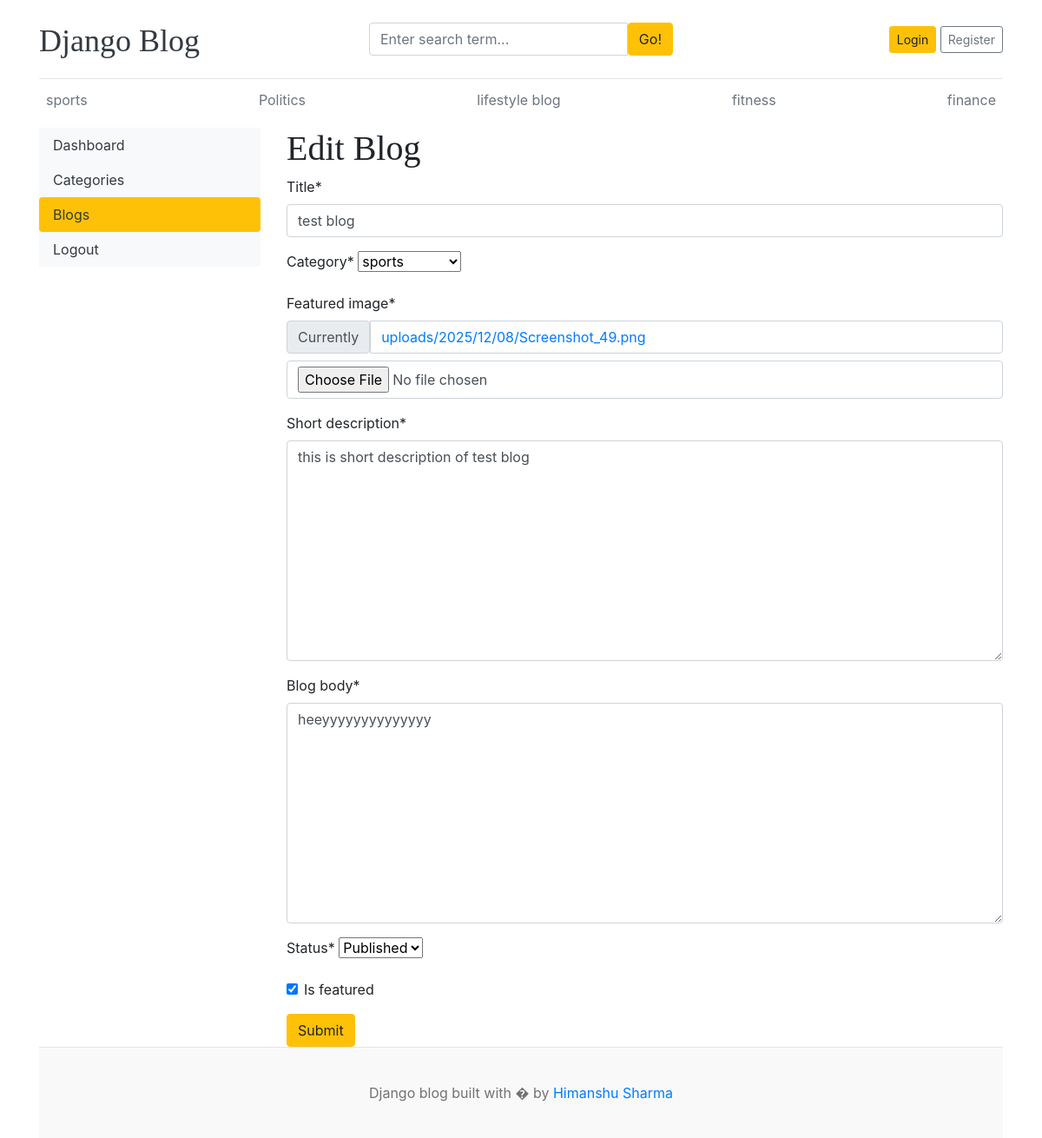
The page /dashboard/posts/edit/1 on the database as committed earlier.
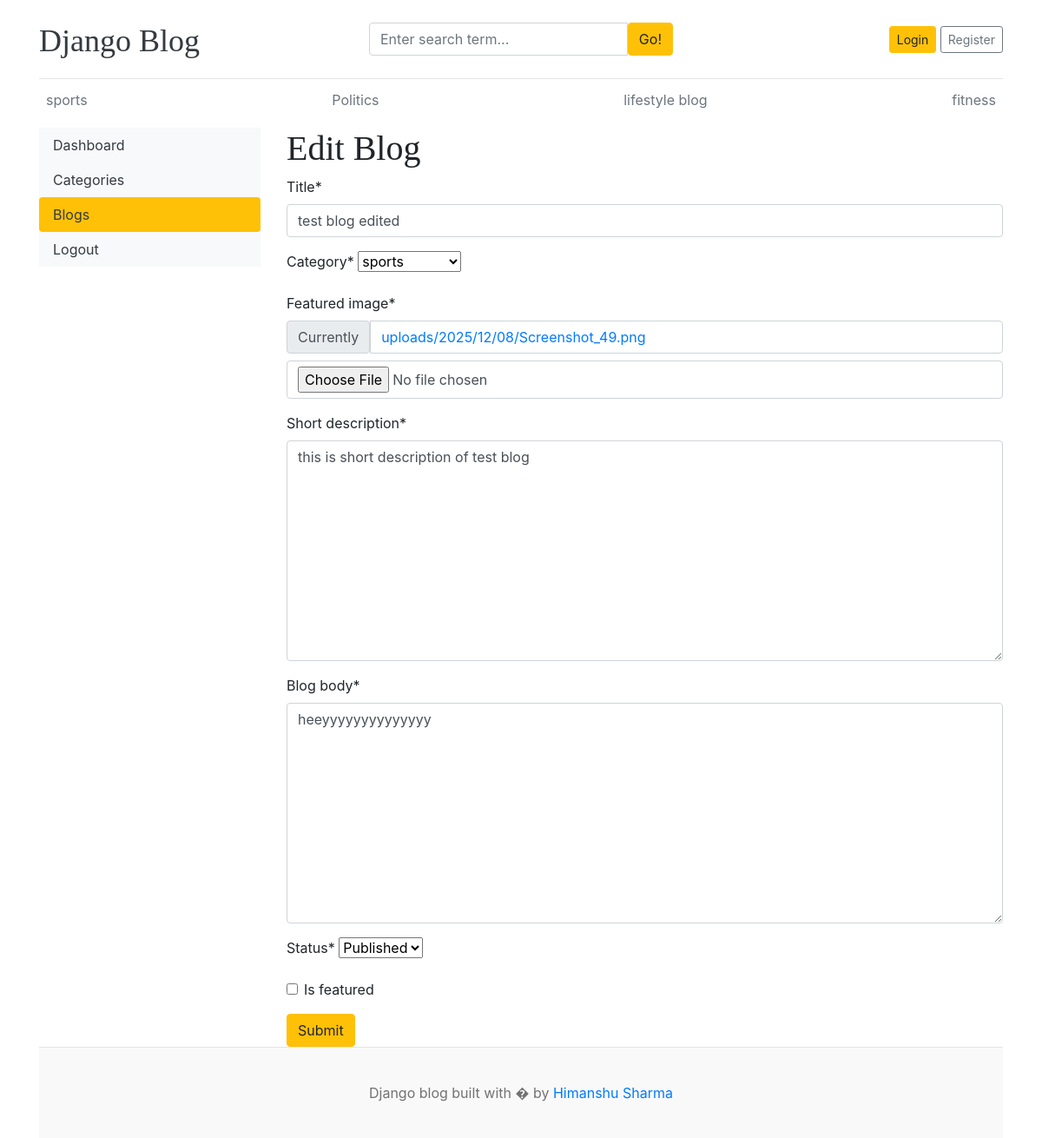
The same page on the database as committed later.
### blogs/models.py (models this page shows, shortened)
class Category(models.Model):
    category_name = models.CharField(max_length=50, unique=True)
    created_at = models.DateTimeField(auto_now_add=True)
    updated_at = models.DateTimeField(auto_now=True)
    class Meta:
        verbose_name_plural = 'categories'
    def __str__(self):
        return self.category_name

class Blog(models.Model):
    title = models.CharField(max_length=100)
    slug = AutoSlugField(populate_from='title', unique=True, max_length=150)
    category = models.ForeignKey(Category, on_delete=models.CASCADE)
    author = models.ForeignKey(User, on_delete=models.CASCADE)
    featured_image = models.ImageField(upload_to='uploads/%Y/%m/%d')
    short_description = models.TextField(max_length=500)
    blog_body = models.TextField(max_length=2000)
    status = models.CharField(choices=STATUS_CHOICES, default = 'Draft')
    is_featured = models.BooleanField(default = False)
    created_at = models.DateTimeField(auto_now_add=True)
    updated_at = models.DateTimeField(auto_now=True)

### dashboard/views.py (the view)
# urls.py: path('posts/edit/<int:pk>', views.edit_post, name='edit_post'),
def edit_post(request, pk):
    post = get_object_or_404(Blog, pk=pk)
    if request.method == 'POST':
        form = PostForm(request.POST, request.FILES, instance=post)
        if form.is_valid():
            form.save()
            return redirect('dashboard:posts')
    form = PostForm(instance=post)
    context = {
        'post':post,
        'form':form,
    }
    return render(request, 'dashboard/edit_posts.html', context)

### dashboard/forms.py
class PostForm(forms.ModelForm):
    class Meta:
        model = Blog
        fields = ('title', 'category', 'featured_image', 'short_description', 'blog_body', 'status', 'is_featured')

### blogs/context_processors.py (called while the page is built)
def get_categories(request):
    categories = Category.objects.all()
    return dict(categories=categories)

def get_social_link(request):
    social_link = SocialLink.objects.all()
    return dict(social_link = social_link )

### templates/dashboard/edit_posts.html (shortened to what this page needs)
{% extends 'base.html' %}
{% block content %}
{% load crispy_forms_tags %}
<div class='row'>
    {% include 'dashboard/sidebar.html'%}
    <div class='col-md-9'>
        <h1>Edit Blog</h1>
        <form action="{% url 'dashboard:edit_post' post.id %}" method='POST' enctype='multipart/form-data'>
            {{form | crispy}}
            <button type='submit' class='btn btn-warning'>Submit</button>
        </form>
    </div>
</div>
{% endblock %}

### templates/base.html (shortened to what this page needs)
{% load static%}
<!DOCTYPE html>
<html lang="en">
<head>
    <link href="https://getbootstrap.com/docs/4.0/dist/css/bootstrap.min.css" rel="stylesheet">
    <link href="{% static 'css/blog.css'%}" rel="stylesheet">
    <link rel="stylesheet" href="https://cdnjs.cloudflare.com/ajax/libs/font-awesome/4.7.0/css/font-awesome.min.css">
  </head>
<body>
    <div class="container">
      <header class="blog-header py-3">
        <div class="row flex-nowrap justify-content-between align-items-center">
          <div class="col-4 pt-1">
            <a class="blog-header-logo text-dark" href="/">Django Blog</a>
          </div>
          <div class='col-4'>
            <form action="{% url 'search' %}" method ='GET'>
              <div class="input-group">
                  <input class="form-control" type="text" name='keyword' value="{{keyword}}" placeholder="Enter search term..." aria-label="Enter search term..." aria-describedby="button-search" />
                  <button type='submit' class="btn btn-warning" id="button-search" type="button">Go!</button>
              </div>
            </form>
          </div>
          <div class="col-4 d-flex justify-content-end align-items-center">
            {% if user.is_authenticated %}
              <span><a href="{% url 'dashboard:dashboard' %}">Dashboard</span>
              &emsp;
              <span><a href="{% url 'logout' %}"> Logout</span>
            {% else %}
              <a class="btn btn-sm btn-warning" href="{% url 'login'%}">Login</a> &nbsp;
              <a class="btn btn-sm btn-outline-secondary" href="{% url 'register' %}">Register</a>
            {% endif %}
          </div>
        </div>
      </header>
      <div class="nav-scroller py-1 mb-2">
        <nav class="nav d-flex justify-content-between">
          {% for category in categories %}
          <a class="p-2 text-muted" href="{% url 'posts_by_category' category.id %}">{{category.category_name}}</a>
          {% endfor %}
        </nav>
      </div>
{% block content %}
{% endblock%}
<footer class="blog-footer">
  <p>Django blog built with � by <a href="#">Himanshu Sharma</a></p>
</footer>
</body>
</html>

Rows that differ between the two databases and show on the page:
removed Category: category_name "finance"
changed Blog "sports": title "test blog" → "test blog edited"; is_featured "☑" → "☐"
